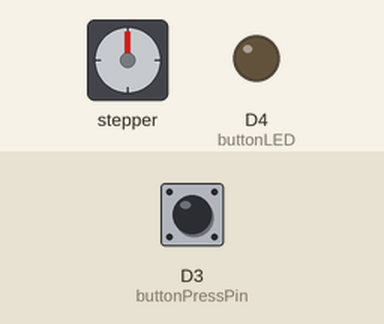
A sketch run on a simulated ESP8266 (NodeMCU). On the bench: stepper motor, output pins drawn as LEDs (lit = HIGH). Inputs (shaded band) come from the test bench; at power-on: D3 (buttonPressPin) HIGH. WiFi joins after 1.5 s; servers stay silent unless stated; EEPROM starts erased; stepper angles assume 4096 steps per turn; what the sketch prints to the serial monitor is not drawn.

Above: at 2.2 s.
2.3 s: D3 (buttonPressPin) pulled LOW for 0.15 s
At 2.37 s:
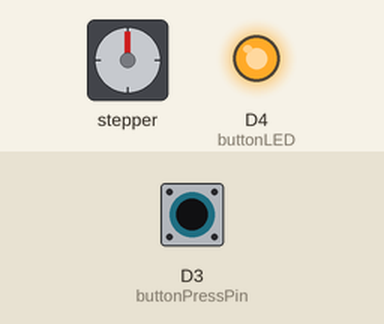
5.3 s: D3 (buttonPressPin) pulled LOW for 1 s
At 5.66 s:
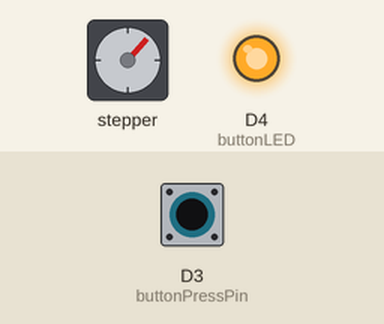
8.3 s: D3 (buttonPressPin) pulled LOW for 3.2 s
At 8.68 s:
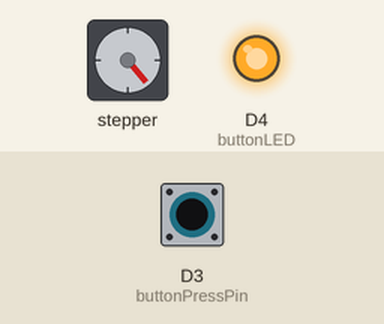
13.0 s: D3 (buttonPressPin) pulled LOW for 0.15 s
At 14.8 s:
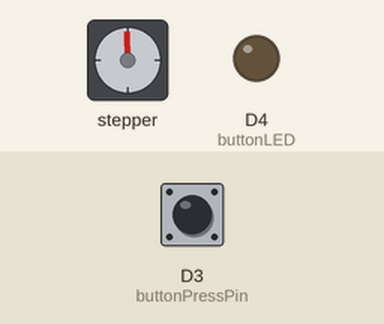
15.1 s: D3 (buttonPressPin) pulled LOW for 0.15 s
At 15.34 s:
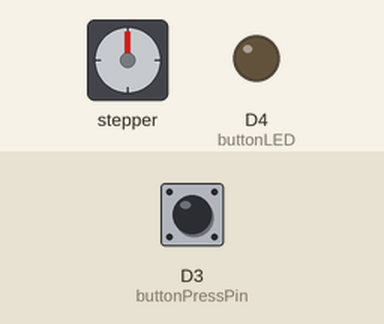
18.2 s: D3 (buttonPressPin) pulled LOW for 1 s
At 19.26 s:
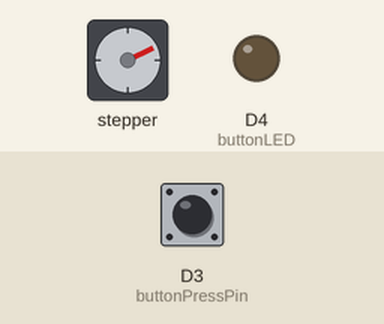
Timing chart, 0 to 25.1 s (numbered marks = the images above; inputs shaded):
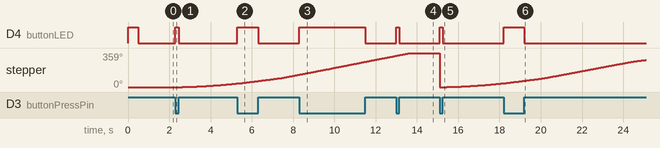

Measured:
- after the input at 2.3 s, D4 (buttonLED): LOW → HIGH at once, → LOW 0.15 s later; stepper: keeps turning clockwise at about 14°/s, starting after 0.34 s
- after the input at 5.3 s, D4 (buttonLED): LOW → HIGH at once, → LOW 1.0 s later
- after the input at 8.3 s, D4 (buttonLED): LOW → HIGH at once, → LOW 3.2 s later
- after the input at 13.0 s, D4 (buttonLED): LOW → HIGH at once, → LOW 0.15 s later
- after the input at 15.1 s, D4 (buttonLED): LOW → HIGH at once, → LOW 0.15 s later; stepper: turns 359° counter-clockwise in 0.00 s, then 39° clockwise in 2.7 s
- after the input at 18.2 s, D4 (buttonLED): LOW → HIGH at once, → LOW 1.0 s later

The sketch:

watchWinder.ino
```cpp
#ifdef ESP32
#include <WiFi.h>
#include <AsyncTCP.h>
#else
#include <ESP8266WiFi.h>
#include <ESPAsyncTCP.h>
#endif
#include <ESPAsyncWebServer.h>
#include "index_html.h"
#include "network.h"

void setup() {
  Serial.begin(115200);           // this is needed for the serial monitor output
  setupWinderConfig();
  setupNetworkConfig(buttonLED);
}

void loop() {

  buttonPressed = digitalRead(buttonPressPin); // read the current state of the button
  displayCurrentPosition(winder.currentPosition(), buttonPressed); // calculate the current position to display the data

  if (buttonPressed == false) {
    // START
    afterStart = true;
    digitalWrite(buttonLED, HIGH); // LED on

    //winder is moving to position. one round === 4096 increments
    winder.moveTo(incr * winderRounds);
    winder.run();  //Start
  }

  else {
    // STOP
    digitalWrite(buttonLED, LOW); // LED off

    // if the winder is on the end position, reset it
    if (winder.currentPosition() == incr * winderRounds) {
      resetCurrentPosition();
    }

    // otherwise drive end the last round
    else {
      // only if the afterstart is true. otherwise the winder would drive endless
      if (afterStart) {
        int stopOffset = checkOffset(winder.currentPosition());
        // if the current position is smaller than the stopOffset drive to the stop offset
        if (winder.currentPosition() < stopOffset) {
          winder.moveTo(stopOffset);
          winder.run();  //Start
        }
        // if the currentPosition is equal to the stopOffset reset the current position. Otherwise the winder would remember the position for the next start.
        if (winder.currentPosition() == stopOffset) {
          resetCurrentPosition();
        }
      }
    }
  }
}
```

index_html.h
```cpp
// HTML web page
const char index_html[] PROGMEM = R"rawliteral(

<!DOCTYPE html>
<html>
  <head>
    <meta http-equiv="Content-Type" content="text/html; charset=windows-1252" />
    <title>ESP Pushbutton Web Server</title>
    <meta name="viewport" content="width=device-width, initial-scale=1" />
    <style>
      body {
        font-family: expo-brand-demi, system-ui, -apple-system,
          BlinkMacSystemFont, "Segoe UI", Roboto, "Helvetica Neue", Arial,
          "Noto Sans", sans-serif, "Apple Color Emoji", "Segoe UI Emoji",
          "Segoe UI Symbol", "Noto Color Emoji";
        background: #5e6d4e;
      }

      .circle {
        position: absolute;
        border-radius: 50%;
        background: white;
        animation: ripple 15s infinite;
        box-shadow: 0px 0px 1px 0px #508fb9;
      }

      .small {
        width: 20vh;
        height: 20vh;
        left: -10vh;
        bottom: -10vh;
      }

      .medium {
        width: 30vh;
        height: 30vh;
        left: -15vh;
        bottom: -15vh;
      }

      .large {
        width: 40vh;
        height: 40vh;
        left: -20vh;
        bottom: -20vh;
      }

      .xlarge {
        width: 50vh;
        height: 50vh;
        left: -25vh;
        bottom: -25vh;
      }

      .xxlarge {
        width: 60vh;
        height: 60vh;
        left: -30vh;
        bottom: -30vh;
      }

      .shade1 {
        opacity: 0.2;
        z-index: -1;
      }
      .shade2 {
        opacity: 0.3;
        z-index: -1;
      }

      .shade3 {
        opacity: 0.5;
        z-index: -1;
      }

      .shade4 {
        opacity: 0.7;
        z-index: -1;
      }

      .shade5 {
        opacity: 0.9;
        z-index: -1;
      }

      @keyframes ripple {
        0% {
          transform: scale(0.8);
        }

        50% {
          transform: scale(1.2);
        }

        100% {
          transform: scale(0.8);
        }
      }
      .wrapper {
        text-align: center;
        top: 0;
        bottom: 200px;
        left: 0;
        right: 0;
        margin: auto;
        height: 20px; /*requires explicit height*/
      }
      .formWrapper {
        margin-top: 37vh;
        flex: 1 1 auto;
        display: flex;
        flex-direction: column;
        padding: 40px;
        gap: 20px;
        align-items: center;
      }
      #input1 {
        width: 100%;
        z-index: 1;
      }
      #output1 {
        z-index: 1;
        color: black;
        font-size: x-large;
        background-color: lightblue;
        padding: 20px;
        width: 90px;
        border-radius: 50px;

      }
      #buttonSubmit {
        align-items: center;
        background-color: initial;
        background-image: linear-gradient(#464d55, #25292e);
        border-radius: 8px;
        border-width: 0;
        box-shadow: 0 10px 20px rgba(0, 0, 0, 0.1),
          0 3px 6px rgba(0, 0, 0, 0.05);
        box-sizing: border-box;
        color: #fff;
        cursor: pointer;
        display: inline-flex;
        flex-direction: column;
        font-size: 18px;
        height: 52px;
        justify-content: center;
        line-height: 1;
        margin: 0;
        outline: none;
        overflow: hidden;
        padding: 0 32px;
        text-align: center;
        text-decoration: none;
        transform: translate3d(0, 0, 0);
        transition: all 150ms;
        vertical-align: baseline;
        white-space: nowrap;
        user-select: none;
        -webkit-user-select: none;
        touch-action: manipulation;
      }

      @media (max-width: 420px) {
        .button-84 {
          height: 48px;
        }
      }
    </style>
  </head>
  <body>
    <div class="ripple-background">
      <div class="circle xxlarge shade1"></div>
      <div class="circle xlarge shade2"></div>
      <div class="circle large shade3"></div>
      <div class="circle mediun shade4"></div>
      <div class="circle small shade5"></div>
    </div>
    <div class="wrapper">
     <canvas id="loadingCvs"></canvas>
      <form action="/get">
        <div class="formWrapper">
          <input
            id="input1"
            type="range"
            value="2"
            min="1"
            max="300"
            name="input1"
            oninput="this.nextElementSibling.value = this.value"
          />
          <output id="output1">2</output>
          <div id="buttonSubmitWrapper">
            <input id="buttonSubmit" type="submit" value="Submit" />
          </div>
          </div>
      </form>
    </div>
    <br />
    <script>
      document.getElementById("input1").defaultValue = %DATA%.winderRounds;
      document.getElementById("output1").innerHTML = %DATA%.winderRounds;
      document.getElementById("loadingCvs").style.display = "none"

      var source = new EventSource('/events');
      var percent = 60;

      source.addEventListener('loadingState', function(e) {

      let hasData = e.data > 0;

      document.getElementById("input1").style.display = hasData ? "none":"block";
      document.getElementById("output1").style.display = hasData ? "none":"block";
      document.getElementById("buttonSubmitWrapper").style.display = hasData ? "none":"block";

      var canvas = document.getElementById("loadingCvs");
      canvas.style.display = hasData ? "block":"none";

      if(hasData){
        /* -8 avoid canvas moving */
        canvas.width = (window.innerWidth || document.documentElement.clientWidth || document.body.clientWidth) -8;
        canvas.height = (window.innerHeight || document.documentElement.clientHeight || document.body.clientHeight) -8;

        percent = e.data;
        var ctx = canvas.getContext("2d");

        ctx.beginPath();
        ctx.arc(innerWidth / 2, innerHeight / 2, 100, 0, Math.PI * 2);
        ctx.strokeStyle = "#262626";
        ctx.lineWidth = 20;
        ctx.stroke();
        ctx.closePath();

        var angle = (percent / 100) * 360;
        ctx.beginPath();
        ctx.arc(
          innerWidth / 2,
          innerHeight / 2,
          100,
          (-90 * Math.PI) / 180,
          ((angle - 90) * Math.PI) / 180
      );
      ctx.strokeStyle = "lightblue";
      ctx.lineWidth = 20;
      ctx.stroke();
      ctx.closePath();

      ctx.textBaseline = "middle";
      ctx.textAlign = "center";
      ctx.font = "40px arial bold";
      ctx.fillStyle = "lightblue";
      ctx.fillText(percent + "%", innerWidth / 2, innerHeight / 2);
      }

      }, false);


      function toggleCheckbox(x) {
        var xhr = new XMLHttpRequest();
        xhr.open("GET", "/" + x, false);
        xhr.send();
        setTimeout(() => {
          window.history.go(-1);
        }, 1000);
      }
    </script>
  </body>
</html>


)rawliteral";
```

network.h
```cpp
#include "stepper.h"

// https://randomnerdtutorials.com/esp32-esp8266-web-server-outputs-momentary-switch/
// https://randomnerdtutorials.com/esp32-async-web-server-espasyncwebserver-library/

// REPLACE WITH YOUR NETWORK CREDENTIALS
const char* ssid = "your_ssid";
const char* password = "your_password";

// Set your Static IP address
IPAddress local_IP(192, 168, 0, 200);
// Set your Gateway IP address
IPAddress gateway(192, 168, 1, 1);

IPAddress subnet(255, 255, 0, 0);
IPAddress primaryDNS(8, 8, 8, 8); // optional
IPAddress secondaryDNS(8, 8, 4, 4); // optional

void notFound(AsyncWebServerRequest *request) {
  request->send(404, "text/plain", "Not found");
}

const char* PARAM_INPUT_1 = "input1";

// Create AsyncWebServer object on port 80
AsyncWebServer server(80);

// Create an Event Source on /events
AsyncEventSource events("/events");

// transform the int into a usable processor data for the html. This could be used with the synt of %DATA% in the html dom
// https://stackoverflow.com/questions/72636991/how-to-upload-a-value-to-espasyncwebserver
String processor(const String & var) {
  if (var == "DATA") {
    // create a JSON object for the initial values
    return "{winderRounds:" + String(winderRounds) + ",loadingState:" + String(loadingState) + "}";
  }
  return String();
}

void setupNetworkConfig(int buttonLED) {

  // Configures static IP address
  if (!WiFi.config(local_IP, gateway, subnet, primaryDNS, secondaryDNS)) {
    Serial.println("STA Failed to configure");
  }

  // Connect to Wi-Fi network with SSID and password
  Serial.print("Connecting to ");
  Serial.println(ssid);
  WiFi.begin(ssid, password);
  boolean toggleInitLED = true;
  int timeout = 0;
  while (WiFi.status() != WL_CONNECTED) {
    if (toggleInitLED) {
      digitalWrite(buttonLED, HIGH); // LED on
      toggleInitLED = false;
    }
    else {
      digitalWrite(buttonLED, LOW); // LED off
      toggleInitLED = true;
    }
    delay(500);
    Serial.print(".");
    timeout ++;
    if (timeout > 1) break; //TODO replace 1 with 120
  }

  // Print local IP address and start web server
  Serial.println("");
  Serial.println("WiFi connected.");
  Serial.println("IP address: ");
  Serial.println(WiFi.localIP());

  // Send web page with input fields to client
  server.on("/", HTTP_GET, [](AsyncWebServerRequest * request) {
    request->send_P(200, "text/html", index_html, processor);
  });

  // Send a GET request to <ESP_IP>/get?input1=<inputMessage>
  server.on("/get", HTTP_GET, [] (AsyncWebServerRequest * request) {
    String inputMessage;
    String inputParam;
    // GET input1 value on <ESP_IP>/get?input1=<inputMessage>
    if (request->hasParam(PARAM_INPUT_1)) {
      inputMessage = request->getParam(PARAM_INPUT_1)->value();
      inputParam = PARAM_INPUT_1; // the param from the id of the input field
      winderRounds = inputMessage.toInt();
      preferences.putUInt("inputValue1", inputMessage.toInt()); // store the variable inputMessage in "file" inputValue1 permanently
      request->redirect("/"); // go back to parent page after redirect to input...number
    }
  });

  // add the event handler for the /events
  server.addHandler(&events);
  // shows a not found page
  server.onNotFound(notFound);
  server.begin();
}

// Timer variables
// this should be used insted of delay because avoids break in code
unsigned long lastTime = 0;
unsigned long timerDelay = 1000;

void sendLoadingState(int loadingState) {
  if ((millis() - lastTime) > timerDelay) {
    // Send Events to the Web Server with the Sensor Readings
    events.send(String(loadingState).c_str(), "loadingState", millis());
    lastTime = millis();
  }
}

// displays the current position of the winder
// also sends the loading state to the ui
// https://randomnerdtutorials.com/esp32-web-server-sent-events-sse/#:~:text=JavaScript%20%E2%80%93%20EventSource
void displayCurrentPosition(int currentPos, boolean pressed) {
  if (pressed == false) {
    // for the first round. otherwise, the loading state will received the current position after the first round
    if (currentPos < incr) {
      loadingState = 1;
    }
    else {
      loadingState = ( currentPos / incr) * (100.00 / winderRounds);
    }
  }
  else {
    loadingState = 0;
  }
  sendLoadingState(loadingState); // send the current loading state to the ui
}
```

stepper.h
```cpp
#include <AccelStepper.h>
#include <Preferences.h>
Preferences preferences;

//# WINDER Define the steps for the winder
// AccelStepper class references: https://www.airspayce.com/mikem/arduino/AccelStepper/classAccelStepper.html#a8b76f1ae6a49d2c2887b9fea30b8d84f
#define HALFSTEP 8

// Motor pin definitions
#define motorPin1 D5 // IN1 on the ULN2003 driver 1
#define motorPin2 D6 // IN2 on the ULN2003 driver 1
#define motorPin3 D7 // IN3 on the ULN2003 driver 1
#define motorPin4 D8 // IN4 on the ULN2003 driver 1

// Initialize with pin sequence IN1-IN3-IN2-IN4 for using the AccelStepper with 28BYJ-48
AccelStepper winder(HALFSTEP, motorPin1, motorPin3, motorPin2, motorPin4);

int buttonPressPin = D3; // button input pin
int buttonLED = D4;      // button led pin
bool buttonPressed;      // Define a Boolean to track a button press
int winderRounds = 2;    // Define the rounds for the winder.
int loadingState = 0;    // the current state of the winder in percent

boolean afterStart = false; // needed, because otherwise it is hard to find out if the winder has started or not
const int incr = 4096; // the increments of the winder


// checks the offset with the current position of the winder.
// if the winder is not finished with his round, the current position with a extra round gets returned
int checkOffset(int currentPosition) {
  // the plus two is needed, because the distance to the boarder value is needed for the extra round
  int checkCurrentPosition = currentPosition + 2;
  int checkCurrentPositionWithOffset = ((currentPosition / incr) + 1 ) * incr;
  if (checkCurrentPosition > checkCurrentPositionWithOffset) {
    return currentPosition;
  }
  return checkCurrentPositionWithOffset;
}

// reset the current position to handle a new start if the winder is finsished with incrementing
void resetCurrentPosition() {
  winder.stop(); //Stop
  winder.setCurrentPosition(0);
  afterStart = false;
}

void setupWinderConfig() {

  pinMode(buttonLED, OUTPUT);     // defines the button led pin mode output
  winder.setMaxSpeed(1000.0);     // max speed for the winder
  winder.setAcceleration(100.0);  // Make the acc quick
  winder.setSpeed(200);           // sets the speed for the winder

  // store data permanent in flash storrage of esp32 (arduino has eeprom)
  preferences.begin("inputValues", false);                 // creates or uses the folder "inputValues"
  // preferences.clear();                                  //  clear all folders with "inputValue"
  // preferences.remove("inputValue1");                    // clear file "inputValue1" from "inputValues"
  winderRounds = preferences.getUInt("inputValue1", 2);    // read file "inputValue1" from "inputValues" and write it in winderRounds, 2 is the default
  // preferences.end();                                    // end the preference, not sure for what this is
}
```
